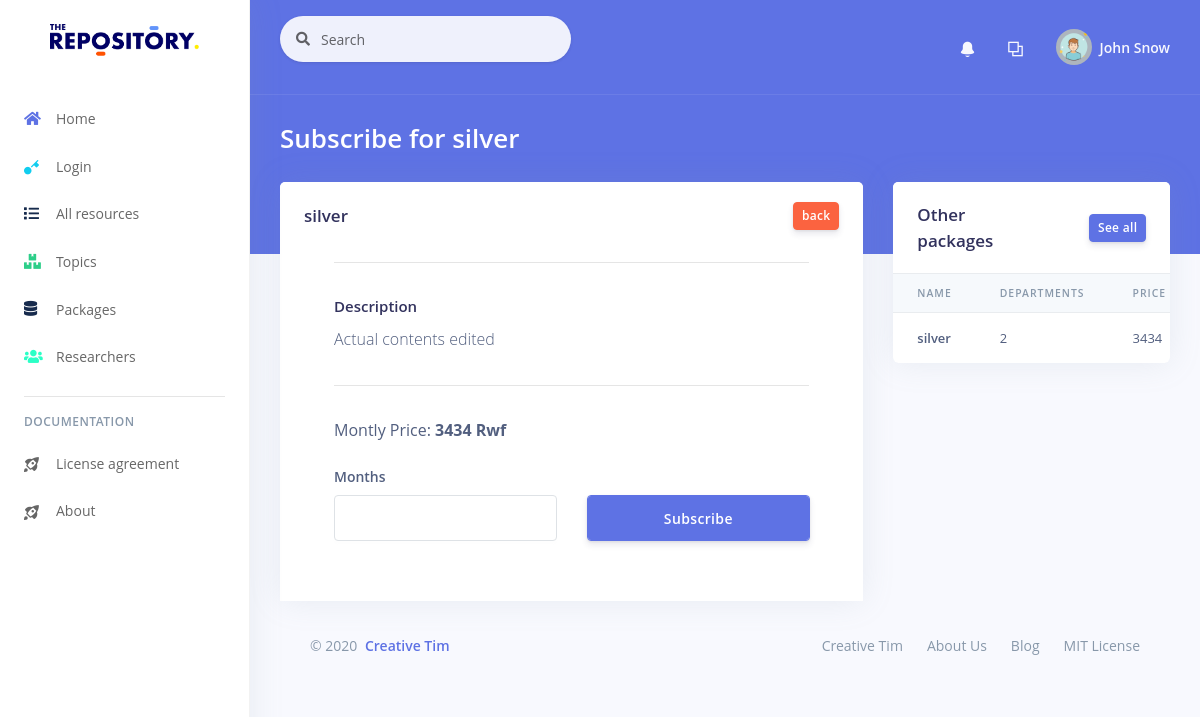
/packages/subscribe/3, run on the app's committed database.
### tables this page shows
CREATE TABLE `packages` (
  `id` int(11) NOT NULL,
  `name` varchar(255) NOT NULL,
  `description` tinytext NOT NULL,
  `price` float NOT NULL,
  `active` tinyint(1) NOT NULL DEFAULT 1
);

### application/controllers/packages.php (called while the page is built, shortened)
<?php
class Packages extends CI_Controller {
    public function subscribe($package_id)
    {
        $package_info = $this->package_model->get_package($package_id);
        $this->config->config['pageTitle']=$data['title'] = 'Subscribe for '.$package_info['name'];
        $this->form_validation->set_rules('months', 'Months', 'required');
        $school_id = $this->session->userdata('user_id');
        if($this->form_validation->run() === FALSE)
        {
            $data['package']=[
                'months'=>$this->input->post('months'),
                'school_id'=>$school_id,
                'package_info' => $package_info,
                'all_packages' => $this->package_model->get_packages(5)
            ];
            $this->config->config['notifications']= $this->notification_model->get_unread();
            $this->load->view('templates/header');
            $this->load->view('packages/subscribe', $data);
            $this->load->view('templates/footer');
        }
    }
}

### index.php (called while the page is built, shortened)
<?php
require_once BASEPATH.'core/CodeIgniter.php';

### application/models/package_model.php (called while the page is built, shortened)
<?php
	class Package_model extends CI_Model{
		public function get_packages($limit = FALSE, $offset= FALSE){
			if($limit){
				$query = $this->db->query('SELECT *, (SELECT count(package_id) from package_detail where packages.id = package_detail.package_id) as details from packages limit '. $limit);
				return $query->result_array();
			}
			$query = $this->db->query('SELECT *, (SELECT count(package_id) from package_detail where packages.id = package_detail.package_id) as details from packages');
			return $query->result_array();
		}
		public function get_package($id){
			$query = $this->db->get_where('packages', array('id' => $id ));
			return $query->row_array();
		}
	}

### application/views/packages/subscribe.php (the view, shortened to what this page needs)
<div class="row">
    <div class="col-xl-8">
        <div class="card">
            <div class="card-header border-0">
                <div class="row align-items-center">
                    <div class="col">
                        <h3 class="mb-0"><?php echo $package['package_info']['name']; ?></h3>
                    </div>
                    <div class="col text-right">
                        <a href="<?php echo base_url(); ?>packages/index" class="btn btn-sm btn-warning">back</a>
                    </div>
                </div>
                <div class="container-fluid">
                    <hr>
                    <h4>Description</h4>
                    <p>
                        <?php echo $package['package_info']['description']; ?>
                    </p>
                    <hr>
                    <p>
                        <div class="row">
                            <div class="col-md-6">
                                <label>Montly Price: <strong><?php echo $package['package_info']['price'];?> Rwf</strong></label>
                            </div>
                        </div>
                    </p>
                    <?php echo form_open('packages/subscribe/'.$package['package_info']['id']); ?>
                        <div class="row">
                            <div class="col-lg-6">
                                <div class="form-group">
                                    <label class="form-control-label">Months</label>
                                    <input name="months" type="number" class="form-control" value="<?php echo $package['months']; ?>" min="1" max="20">
                                </div>
                            </div>
                            <div class="col-lg-6">
                                <div class="form-group">
                                    <button type="submit" name="button" class="btn btn-primary form-control">Subscribe</button>
                                </div>
                            </div>
                        </div>
                    <?php echo form_close(); ?>
                </div>
            </div>
        </div>
    </div>
    <div class="col-xl-4">
        <div class="card">
            <div class="card-header border-0">
                <div class="row align-items-center">
                    <div class="col">
                        <h3 class="mb-0">Other packages</h3>
                    </div>
                    <div class="col text-right">
                        <a href="<?php echo base_url()?>packages/index" class="btn btn-sm btn-primary">See all</a>
                    </div>
                </div>
            </div>
            <div class="table-responsive">
                <table class="table align-items-center table-flush">
                    <thead class="thead-light">
                        <tr>
                            <th scope="col">Name</th>
                            <th scope="col">Departments</th>
                            <th scope="col">Price</th>
                        </tr>
                    </thead>
                    <tbody>
                        <?php foreach ($package['all_packages'] as $key => $value): ?>
                            <tr>
                                <th scope="row"><?php echo $value['name']?></th>
                                <td><?php echo $value['details']?></td>
                                <td><?php echo $value['price']?></td>
                            </tr>
                        <?php endforeach; ?>
                    </tbody>
                </table>
            </div>
        </div>
    </div>
</div>

### data on the page
packages: name "silver", description "Actual contents edited", price "3434", details "2"

### other printed values
$this->config->config["pageTitle"] "Subscribe for silver"
